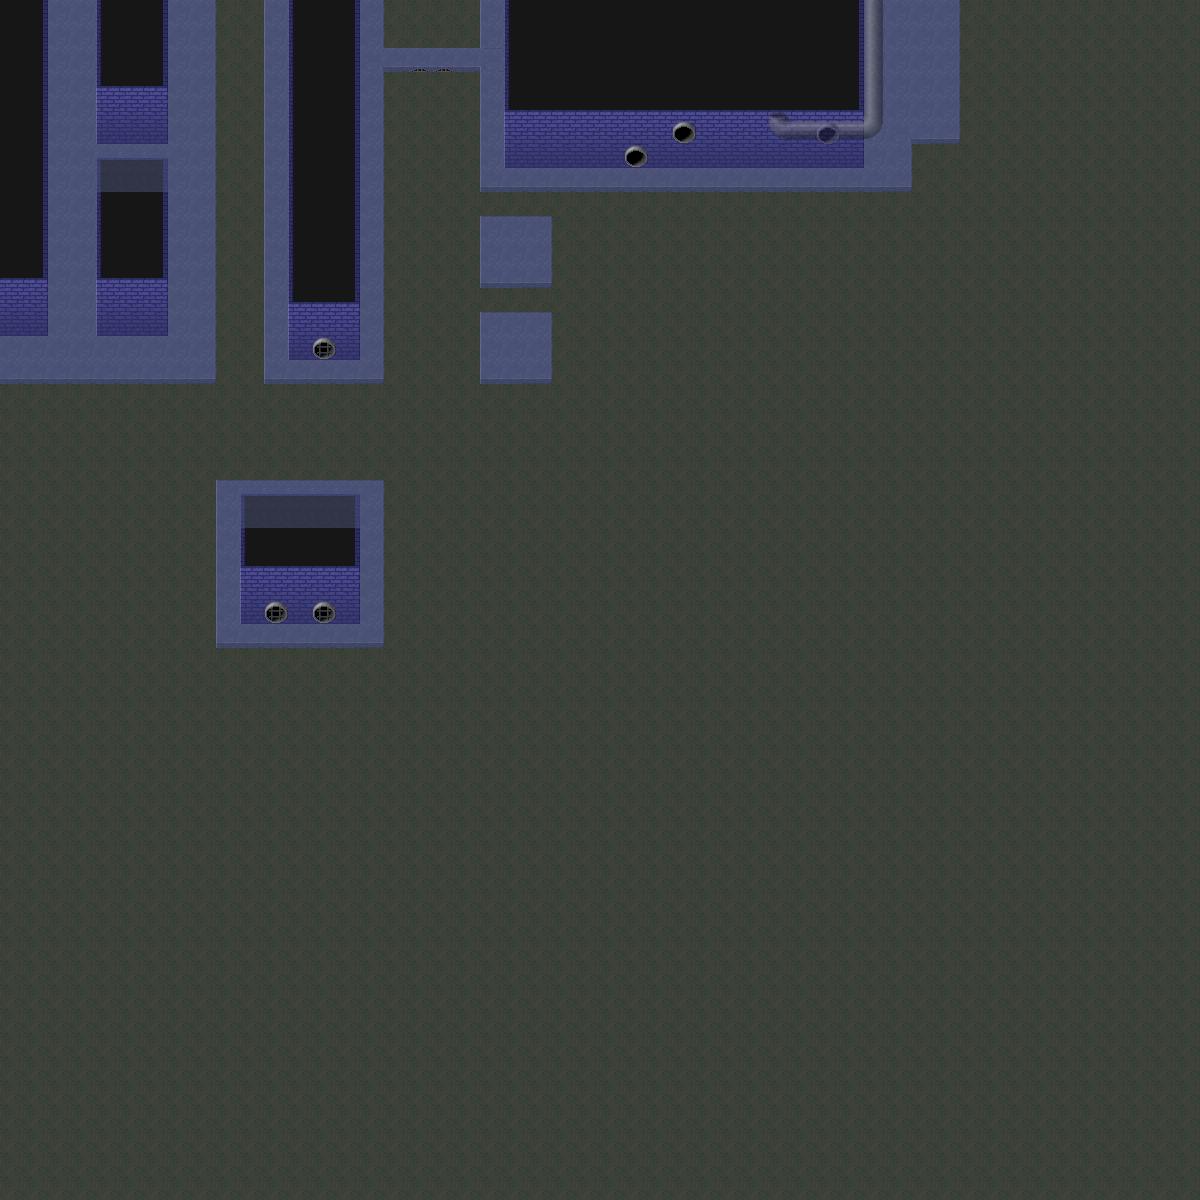

Below is a game level as drawn by its tile map, then a one-line description and the .tmx that defines it (tile-layer data replaced by summaries):
An orthogonal 50x50 tile map with 24x24 px tiles, 2 tile layers (Bottom, Top).

<map version="1.0" orientation="orthogonal" renderorder="right-down" width="50" height="50" tilewidth="24" tileheight="24" nextobjectid="1">
 <tileset firstgid="1" name="sewer_tileset" tilewidth="24" tileheight="24">
  <image source="sewer_tileset.png" trans="ff00ff" width="192" height="217" />
 </tileset>
 <layer name="Bottom" width="50" height="50">
  <data>[2500 cells, 2500 non-empty, 28 distinct tile ids]</data>
 </layer>
 <layer name="Top" width="50" height="50" opacity="0.49">
  <data>[2500 cells, 30 non-empty, 15 distinct tile ids]</data>
 </layer>
</map>